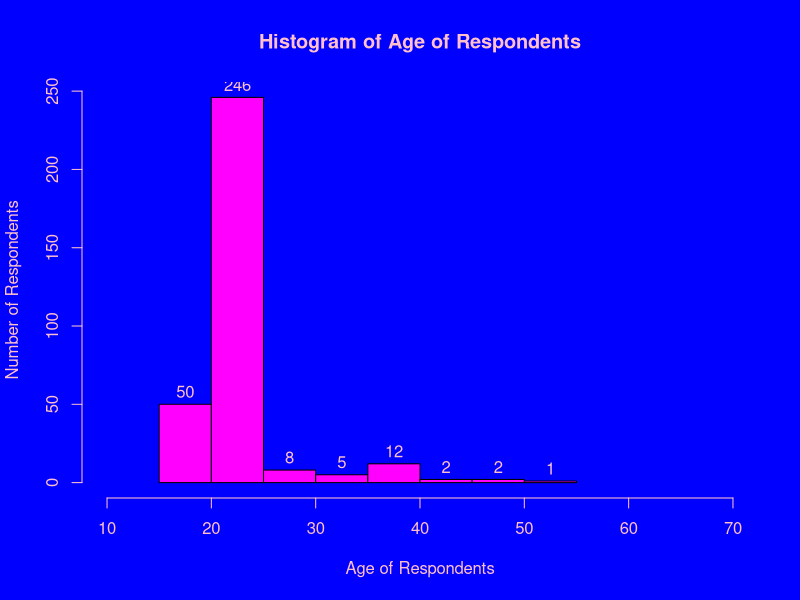
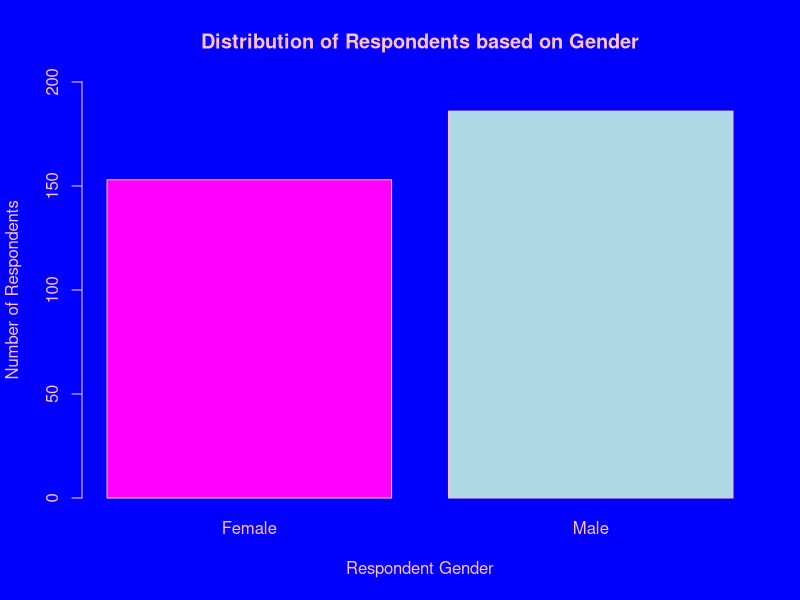
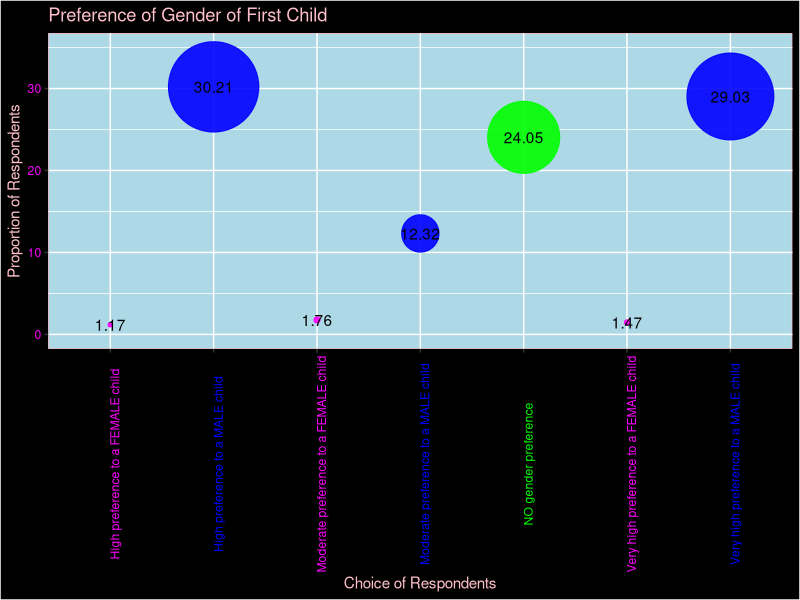

These figures' R source, in order:
#Loading the Dataset:
#  First, we load the dataset into R using the code
# Loading Responses Data
responses <- read.csv("Responses.csv",header =TRUE,skip=26)
head(responses,n=3)

# Extracting the required columns and changing their names
columns <- c("Time","fst_gend","B2C","G2C","B2B","G2B","BB3C","GG3C","BG3C","GG3B","Age","Pincode","Gender") 
responses <- responses[,c(1,2,7,11,15,20,25,29,33,37,42:44)]
names(responses) <- columns
head(responses,n=3)


#Generating Probabilities required to generate the hypothetical population:
  
  # Creating a Function to convert all columns to tables and then to data frame
  # We will use this to easily assign probabilities to each option selected by respondents
  
  myconvert <- function(x){
    x <- as.data.frame(table(x))
  }

# Creating lists with converted data frames
list1 <- apply(responses[,c(2,5,6,10)],MARGIN = 2,FUN=myconvert)
list2 <- apply(responses[,c(3,4,7:9)],MARGIN = 2,FUN=myconvert)

# Assigning lower and upper probabilities to each option
for (i in (1:length(list1))){
  list1[[i]]$LowProb <- c(20,65,35,50,50,0,80)/100                   
  list1[[i]]$UppProb <- c(35,80,50,65,50,20,100)/100
}

for (i in (1:length(list2))){
  list2[[i]]$LowProb <- c(60,20,40,0,80,0)/100                   
  list2[[i]]$UppProb <- c(80,40,60,0,100,20)/100
}

# Now we will generate random probabilities for all respondents and take mean to get an overall probability
myprob <- data.frame(sl=1:341)

# Generating random probabilities for elements in list1 with 7 options
for (i in (1:length(list1))){
  probs <- numeric()
  for (j in (1:7)){
    probs <- append(probs,runif(list1[[i]]$Freq[j],list1[[i]]$LowProb[j],list1[[i]]$UppProb[j]))
  }
  myprob <- cbind(myprob,probs)
}

# Generating random probabilities for elements in list2 with 6 options
for (i in (1:length(list2))){
  probs <- numeric()
  for (j in (1:6)){
    probs <- append(probs,runif(list2[[i]]$Freq[j],list2[[i]]$LowProb[j],list2[[i]]$UppProb[j]))
  }
  myprob <- cbind(myprob,probs)
}
names(myprob) <- c("SL",names(list1),names(list2))
head(myprob)
# Storing the different probabilities which will be mean of the random probabilities in respective column

prob_B1 <- mean(myprob$fst_gend)         # Probability of first child to be a boy 
prob_G1 <- 1-prob_B1                     # Probability of first child to be a girl
prob_B2C <- mean(myprob$B2C)             # Probability of going for 2nd child if 1st is a boy
prob_G2C <- mean(myprob$G2C)             # Probability of going for 2nd child if 1st is a girl
prob_B2B <- mean(myprob$B2B)             # Probability of 2nd child to be a boy if 1st is a boy
prob_G2B <- mean(myprob$G2B)             # Probability of 2nd child to be a boy if 1st is a girl
prob_BB3C <- mean(myprob$BB3C)           # Probability of going for 3rd child if first two are both boys
prob_BB3B <- 0.3                         # Probability of 3rd child to be a boy if first two are both boys
prob_BG3C <- mean(myprob$BG3C)           # Probability of going for 3rd child if first two are boy and girl
prob_BG3B <- 0.5                         # Probability of 3rd child to be a boy if first two are boy and girl
prob_GG3C <- mean(myprob$GG3C)           # Probability of going for 3rd child if first two are both girls
prob_GG3B <- mean(myprob$GG3B)           # Probability of 3rd child to be a boy if first two are both girls


#FOR 100 FAMILIES:
  
  # Generating population for 100 families
  tot_fam <- 100
child1 <- sample(c("B","G"),100,prob = c(prob_B1,1-prob_B1),replace = T)
tab1 <- as.data.frame(table(child1))
child_1B2 <- sample(c("B","G"),round(tab1$Freq[tab1$child1=="B"]*prob_B2C),prob=c(prob_B2B,1-prob_B2B),replace = T)
tab2 <- as.data.frame(table(child_1B2))
child_1G2 <- sample(c("B","G"),round(tab1$Freq[tab1$child1=="G"]*prob_G2C),prob=c(prob_G2B,1-prob_G2B),replace = T)
tab3 <- as.data.frame(table(child_1G2))
child_BB3 <- sample(c("B","G"),round(tab2$Freq[tab2$child_1B2=="B"]*prob_BB3C),prob=c(prob_BB3B,1-prob_BB3B),replace=T)
tab4 <- as.data.frame(table(child_BB3))
child_GG3 <- sample(c("B","G"),round(tab3$Freq[tab3$child_1G2=="G"]*prob_GG3C),prob=c(prob_GG3B,1-prob_GG3B),replace=T)
tab5 <- as.data.frame(table(child_GG3))
child_BG3 <- sample(c("B","G"),round(tab2$Freq[tab2$child_1B2=="G"]*prob_BG3C),prob=c(prob_BG3B,1-prob_BG3B),replace=T)
tab6 <- as.data.frame(table(child_BG3))
child_GB3 <- sample(c("B","G"),round(tab3$Freq[tab3$child_1G2=="B"]*prob_BG3C),prob=c(prob_BG3B,1-prob_BG3B),replace=T)
tab7 <- as.data.frame(table(child_GB3))

final_tab <- cbind(tab1,tab2$Freq,tab3$Freq,tab4$Freq,tab5$Freq,tab6$Freq,tab7$Freq)
population <- data.frame(gender=final_tab$child1,total = rowSums(final_tab[,c(2:8)]))
sex_ratio <- (population$total[population$gender=="B"]/population$total[population$gender=="G"])
prop_boys <- population$total[population$gender=="B"]/sum(population$total)*100
prop_girls <- population$total[population$gender=="G"]/sum(population$total)*100









#FOR 1,00,00,000 (1 Crore) Families

# Generating population for 10000000 families
tot_fam <- 10000000
child1 <- sample(c("B","G"),10000000,prob = c(prob_B1,1-prob_B1),replace = T)
tab1 <- as.data.frame(table(child1))
child_1B2 <- sample(c("B","G"),round(tab1$Freq[tab1$child1=="B"]*prob_B2C),prob=c(prob_B2B,1-prob_B2B),replace = T)
tab2 <- as.data.frame(table(child_1B2))
child_1G2 <- sample(c("B","G"),round(tab1$Freq[tab1$child1=="G"]*prob_G2C),prob=c(prob_G2B,1-prob_G2B),replace = T)
tab3 <- as.data.frame(table(child_1G2))
child_BB3 <- sample(c("B","G"),round(tab2$Freq[tab2$child_1B2=="B"]*prob_BB3C),prob=c(prob_BB3B,1-prob_BB3B),replace=T)
tab4 <- as.data.frame(table(child_BB3))
child_GG3 <- sample(c("B","G"),round(tab3$Freq[tab3$child_1G2=="G"]*prob_GG3C),prob=c(prob_GG3B,1-prob_GG3B),replace=T)
tab5 <- as.data.frame(table(child_GG3))
child_BG3 <- sample(c("B","G"),round(tab2$Freq[tab2$child_1B2=="G"]*prob_BG3C),prob=c(prob_BG3B,1-prob_BG3B),replace=T)
tab6 <- as.data.frame(table(child_BG3))
child_GB3 <- sample(c("B","G"),round(tab3$Freq[tab3$child_1G2=="B"]*prob_BG3C),prob=c(prob_BG3B,1-prob_BG3B),replace=T)
tab7 <- as.data.frame(table(child_GB3))

final_tab1 <- cbind(tab1,tab2$Freq,tab3$Freq,tab4$Freq,tab5$Freq,tab6$Freq,tab7$Freq)
population1 <- data.frame(gender=final_tab1$child1,total = rowSums(final_tab1[,c(2:8)]))
sex_ratio1 <- (population1$total[population1$gender=="B"]/population1$total[population1$gender=="G"])
prop_boys1 <- population1$total[population1$gender=="B"]/sum(population1$total)*100
prop_girls1 <- population1$total[population1$gender=="G"]/sum(population1$total)*100




# ANALYSIS OF RESPONSES
png("plot3.png",height=500,width=500)
q1 <- list1[[1]]
q1$Freq <-(q1$Freq/sum(q1$Freq))*100
library(ggplot2)
ggplot(data=q1 ,aes(x=levels(as.factor(x)),y=Freq))+
  geom_point(size=q1$Freq,colour=c("magenta","blue","magenta","blue","green","magenta","blue"),
             alpha=0.9)+ylim(0,35)+
  theme(axis.text.x = element_text(colour=c("magenta","blue","magenta","blue",
                                            "green","magenta","blue"),angle=90),
        axis.text.y = element_text(colour="magenta"),plot.title = element_text(colour="pink"),
        axis.title.x =element_text(colour="pink"), axis.title.y=element_text(colour="pink"))+
  geom_text(aes(label = round(Freq,2)))+labs(x="Choice of Respondents",y="Proportion of Respondents")+
  ggtitle("Preference of Gender of First Child")+
  theme(panel.background = element_rect(fill = 'light blue', colour = 'pink'),
        plot.background = element_rect(fill="black"))

dev.off()

# Histogram of Age of Respondents
par(bg="blue",fg="pink")
hist(responses[responses$Age<=70 & responses$Age>=10,"Age"],xlim=c(10,70),col=c("magenta"),border="black",
     labels=TRUE,main="Histogram of Age of Respondents",xlab="Age of Respondents",ylab="Number of Respondents",
     col.main="pink",col.axis="pink",col.lab="pink")


# Distribution of Respondents Based upon Gender
par(bg="blue",fg="pink")
barplot(table(responses$Gender)[c(2,3)],col=c("magenta","light blue"),ylim=c(0,200),xlab = "Respondent Gender",
        ylab="Number of Respondents",main="Distribution of Respondents based on Gender",col.main="pink",
        col.axis="pink",col.lab="pink")


